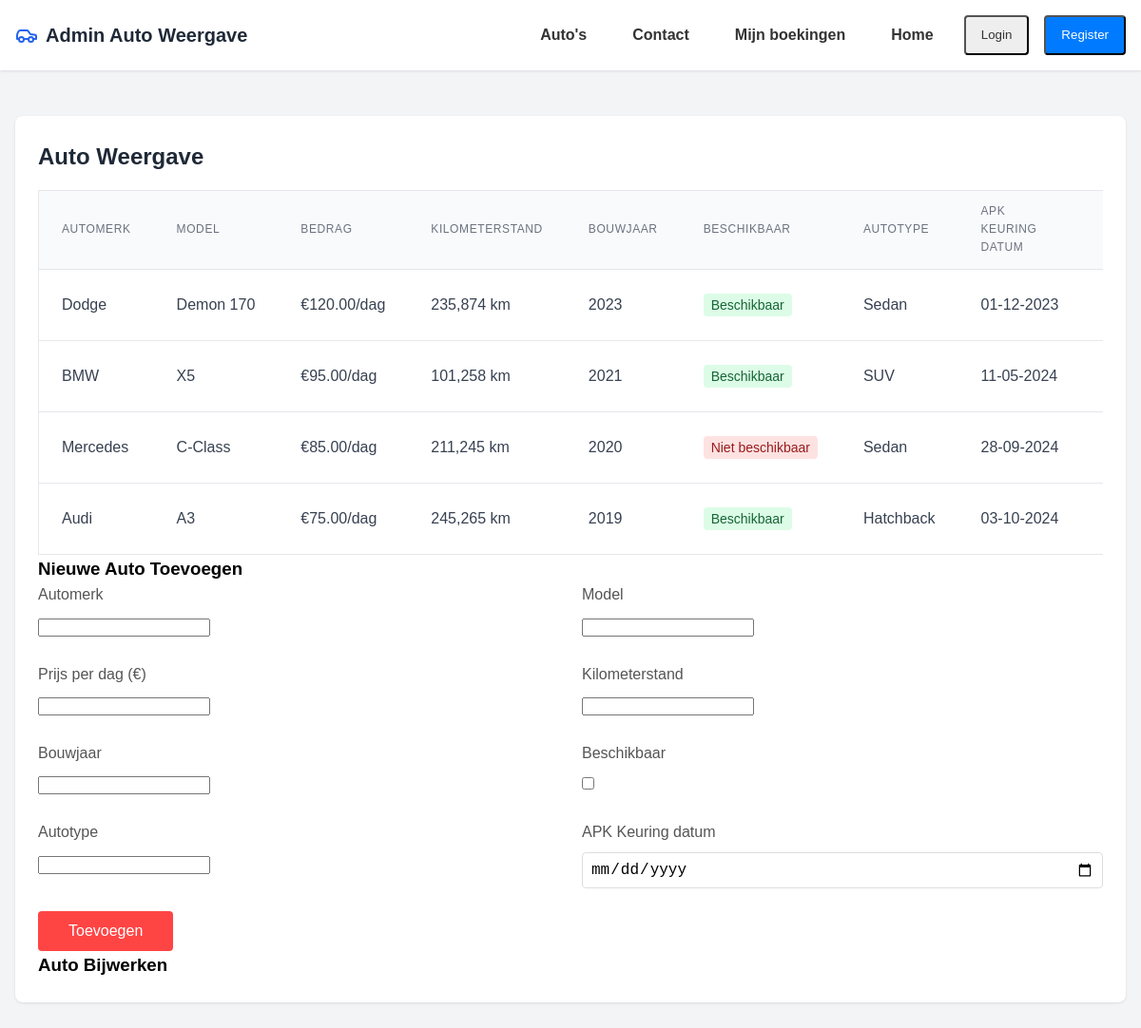
The page /Code/Crud.php on the database its author committed.
### tables this page shows
CREATE TABLE `cars` (
  `car_id` int(11) NOT NULL,
  `make` varchar(100) NOT NULL,
  `model` varchar(100) NOT NULL,
  `year` int(11) NOT NULL,
  `price_per_day` decimal(10,2) NOT NULL,
  `availability` tinyint(1) DEFAULT 1,
  `category` varchar(50) DEFAULT NULL,
  `mileage` int(11) NOT NULL DEFAULT 0,
  `apk_date` date DEFAULT NULL
);

### Code/Crud.php (the view, shortened to what this page needs)
<?php
$host = 'localhost';
$db   = 'autoverhuur';
$user = 'root';
$pass = "";
$dsn = "mysql:host=$host;dbname=$db;";
$options = [
    PDO::ATTR_ERRMODE            => PDO::ERRMODE_EXCEPTION,
    PDO::ATTR_DEFAULT_FETCH_MODE => PDO::FETCH_ASSOC,
    PDO::ATTR_EMULATE_PREPARES   => false,
];
try {
    $pdo = new PDO($dsn, $user, $pass, $options);
} catch (\PDOException $e) {
    die("Connection failed: " . $e->getMessage());
}
$stmt = $pdo->query("SELECT * FROM cars");
$cars = $stmt->fetchAll();
?>
<!DOCTYPE html>
<html lang="nl">
<head>
    <link rel="stylesheet" href="styles.css">
</head>
<body class="bg-gray-100">
    <nav class="nav-container">
        <div class="nav-content">
            <div class="logo-container">
                <h1>Admin Auto Weergave</h1>
            </div>
            <div class="nav-buttons">
                <a href="Adminweergave.php" class="nav-link">Auto's</a>
                <a href="#" class="nav-link">Contact</a>
                <a href="#" class="nav-link">Mijn boekingen</a>
                <a href="Home.html" class="nav-link">Home</a>
                <button class="nav-link login">Login</button>
                <button class="nav-link register">Register</button>
            </div>
        </div>
    </nav>
    <main class="main-container">
        <div class="content-container">
            <h2>Auto Weergave</h2>
            <div class="table-container">
                <table>
                    <thead>
                        <tr>
                            <th>Automerk</th>
                            <th>Model</th>
                            <th>Bedrag</th>
                            <th>Kilometerstand</th>
                            <th>Bouwjaar</th>
                            <th>Beschikbaar</th>
                            <th>Autotype</th>
                            <th>APK Keuring datum</th>
                            <th>Acties</th>
                        </tr>
                    </thead>
                    <tbody>
                        <?php foreach ($cars as $car): ?>
                            <tr>
                                <td><?= htmlspecialchars($car['make']) ?></td>
                                <td><?= htmlspecialchars($car['model']) ?></td>
                                <td>€<?= number_format($car['price_per_day'], 2) ?>/dag</td>
                                <td><?= number_format($car['mileage']) ?> km</td>
                                <td><?= htmlspecialchars($car['year']) ?></td>
                                <td>
                                    <span class='status-badge <?= $car['availability'] ? "available" : "unavailable" ?>'>
                                        <?= $car['availability'] ? "Beschikbaar" : "Niet beschikbaar" ?>
                                    </span>
                                </td>
                                <td><?= htmlspecialchars($car['category']) ?></td>
                                <td><?= date('d-m-Y', strtotime($car['apk_date'])) ?></td>
                                <td>
                                </td>
                            </tr>
                        <?php endforeach; ?>
                    </tbody>
                </table>
            </div>
            <h3>Nieuwe Auto Toevoegen</h3>
            <form method="POST">
                <div class="form-grid">
                    <div class="form-group">
                        <label for="make">Automerk</label>
                        <input type="text" id="make" name="make" required>
                    </div>
                    <div class="form-group">
                        <label for="model">Model</label>
                        <input type="text" id="model" name="model" required>
                    </div>
                    <div class="form-group">
                        <label for="price_per_day">Prijs per dag (€)</label>
                        <input type="number" step="0.01" id="price_per_day" name="price_per_day" required>
                    </div>
                    <div class="form-group">
                        <label for="mileage">Kilometerstand</label>
                        <input type="number" id="mileage" name="mileage" required>
                    </div>
                    <div class="form-group">
                        <label for="year">Bouwjaar</label>
                        <input type="number" id="year" name="year" required>
                    </div>
                    <div class="form-group">
                        <label for="availability">Beschikbaar</label>
                        <input type="checkbox" id="availability" name="availability">
                    </div>
                    <div class="form-group">
                        <label for="category">Autotype</label>
                        <input type="text" id="category" name="category" required>
                    </div>
                    <div class="form-group">
                        <label for="apk_date">APK Keuring datum</label>
                        <input type="date" id="apk_date" name="apk_date" required>
                    </div>
                </div>
                <button type="submit" name="create" class="search-button">Toevoegen</button>
            </form>
            <h3>Auto Bijwerken</h3>
        </div>
    </main>
</body>
</html>

### Code/styles.css (style rules this page uses)
* { box-sizing: border-box; margin: 0; padding: 0; }
body { font-family: Arial, sans-serif; background-color: #f5f5f5; line-height: 1.6; }
.nav-link { text-decoration: none; color: #333; padding: 0.5rem 1rem; }
.login { background-color: #eee; border-radius: 4px; }
.register { background-color: #007bff; color: white; border-radius: 4px; }
.form-grid { display: grid; gap: 1.5rem; margin-bottom: 1.5rem; }
@media (min-width: 768px) { .form-grid { grid-template-columns: 1fr 1fr; } }
.form-group label { display: block; margin-bottom: 0.5rem; color: #555; }
input[type="date"], input[type="time"] { width: 100%; padding: 0.5rem; border: 1px solid #ddd; border-radius: 4px; font-size: 1rem; }
.search-button { background-color: #ff4444; color: white; border: none; padding: 0.75rem 2rem; border-radius: 4px; cursor: pointer; font-size: 1rem; }
nav a { text-decoration: none; color: black; font-weight: bold; }
.bg-gray-100 { background-color: #f3f4f6; min-height: 100vh; }
.nav-container { background-color: white; box-shadow: 0 1px 3px 0 rgba(0, 0, 0, 0.1); padding: 1rem; }
.nav-content { max-width: 1200px; margin: 0 auto; display: flex; justify-content: space-between; align-items: center; }
.logo-container { display: flex; align-items: center; gap: 0.5rem; }
.car-icon { height: 24px; width: 24px; color: #2563eb; }
.logo-container h1 { font-size: 1.25rem; font-weight: bold; color: #1f2937; }
.nav-buttons { display: flex; gap: 1rem; }
.main-container { max-width: 1200px; margin: 2rem auto; padding: 1rem; }
.content-container { background-color: white; border-radius: 0.5rem; box-shadow: 0 1px 3px 0 rgba(0, 0, 0, 0.1); padding: 1.5rem; }
.content-container h2 { font-size: 1.5rem; font-weight: 600; color: #1f2937; margin-bottom: 1rem; }
.table-container { overflow-x: auto; }
table { width: 100%; border-collapse: collapse; background-color: white; border: 1px solid #e5e7eb; }
th { padding: 0.75rem 1.5rem; text-align: left; font-size: 0.75rem; font-weight: 500; color: #6b7280; text-transform: uppercase; letter-spacing: 0.05em; background-color: #f9fafb; }
td { padding: 1rem 1.5rem; white-space: nowrap; color: #374151; }
tbody tr { border-top: 1px solid #e5e7eb; }
.status-badge { padding: 0.25rem 0.5rem; border-radius: 9999px; font-size: 0.875rem; }
.status-badge.available { background-color: #dcfce7; color: #166534; }
.status-badge.unavailable { background-color: #fee2e2; color: #991b1b; }
.status-badge { padding: 4px 8px; border-radius: 4px; font-size: 14px; font-weight: 500; }

### rows shown on the page
cars: make "Dodge", model "Demon 170", price_per_day "120.00", mileage "235,874", year "2023", availability "Beschikbaar", category "Sedan", apk_date "01-12-2023"
cars: make "BMW", model "X5", price_per_day "95.00", mileage "101,258", year "2021", availability "Beschikbaar", category "SUV", apk_date "11-05-2024"
cars: make "Mercedes", model "C-Class", price_per_day "85.00", mileage "211,245", year "2020", availability "Niet beschikbaar", category "Sedan", apk_date "28-09-2024"
cars: make "Audi", model "A3", price_per_day "75.00", mileage "245,265", year "2019", availability "Beschikbaar", category "Hatchback", apk_date "03-10-2024"
